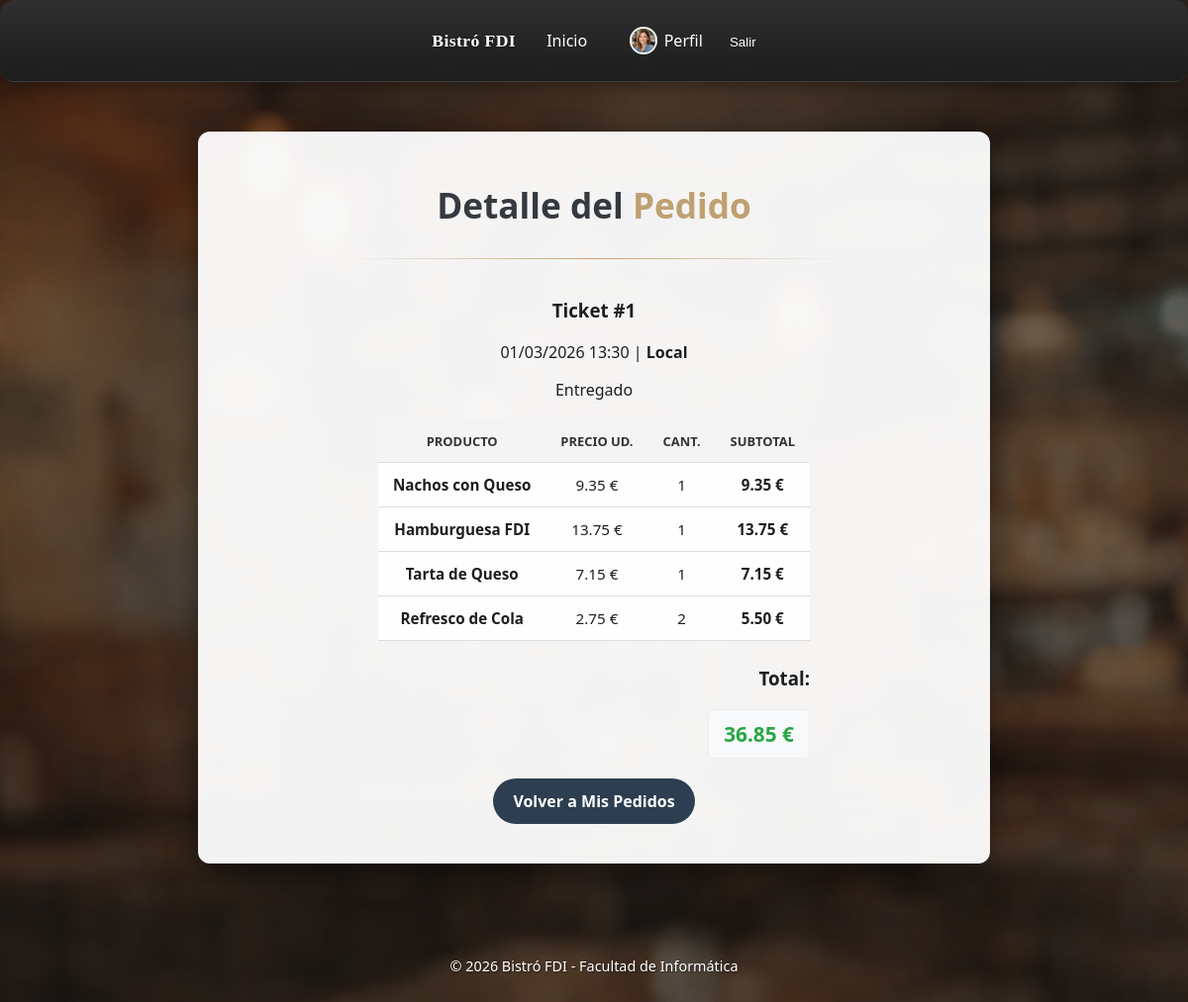
The page /includes/vistas/pedido/detalle_pedido.php?id=1 (signed in) on the database its author committed.
### tables this page shows
CREATE TABLE pedidos (
    id INT AUTO_INCREMENT PRIMARY KEY,
    cliente_id INT NOT NULL,
    cocinero_id INT DEFAULT NULL,
    camarero_id INT DEFAULT NULL,

    numero_pedido INT NOT NULL,

    tipo ENUM('Local', 'Llevar') NOT NULL,
    estado ENUM(
        'Nuevo',
        'Recibido',
        'En preparación',
        'Cocinando',
        'Listo cocina',
        'Terminado',
        'Entregado',
        'Cancelado'
    ) NOT NULL DEFAULT 'Nuevo',

     
    servido_sala TINYINT(1) NOT NULL DEFAULT 0,

    fecha DATETIME NOT NULL DEFAULT CURRENT_TIMESTAMP,
    total DECIMAL(10,2) NOT NULL DEFAULT 0.00,
    descuento_total DECIMAL(10,2) NOT NULL DEFAULT 0.00,
    total_sin_descuento DECIMAL(10,2) NOT NULL DEFAULT 0.00,

    CONSTRAINT fk_pedidos_cliente
        FOREIGN KEY (cliente_id) REFERENCES usuarios(id)
        ON UPDATE CASCADE
        ON DELETE RESTRICT,

    CONSTRAINT fk_pedidos_cocinero
        FOREIGN KEY (cocinero_id) REFERENCES usuarios(id)
        ON UPDATE CASCADE
        ON DELETE SET NULL,

    CONSTRAINT fk_pedidos_camarero
        FOREIGN KEY (camarero_id) REFERENCES usuarios(id)
        ON UPDATE CASCADE
        ON DELETE SET NULL,

    INDEX idx_pedidos_cliente (cliente_id),
    INDEX idx_pedidos_cocinero (cocinero_id),
    INDEX idx_pedidos_camarero (camarero_id),
    INDEX idx_pedidos_estado (estado),
    INDEX idx_pedidos_fecha (fecha),
    INDEX idx_pedidos_numero_fecha (numero_pedido, fecha),
    INDEX idx_pedidos_servido_sala (servido_sala)
);

CREATE TABLE productos (
    id INT AUTO_INCREMENT PRIMARY KEY,
    id_categoria INT NOT NULL,
    nombre VARCHAR(150) NOT NULL,
    descripcion TEXT DEFAULT NULL,
    precio_base DECIMAL(10,2) NOT NULL DEFAULT 0.00,
    stock INT NOT NULL DEFAULT 0,
    imagen VARCHAR(255) DEFAULT NULL,
    iva DECIMAL(5,2) NOT NULL DEFAULT 10.00,
    ofertado TINYINT(1) NOT NULL DEFAULT 0,
    requiere_cocina TINYINT(1) NOT NULL DEFAULT 1,
    disponible TINYINT(1) NOT NULL DEFAULT 1,

    CONSTRAINT fk_productos_categoria
        FOREIGN KEY (id_categoria) REFERENCES categorias(id)
        ON UPDATE CASCADE
        ON DELETE RESTRICT,

    INDEX idx_productos_categoria (id_categoria),
    INDEX idx_productos_disponible (disponible),
    INDEX idx_productos_ofertado (ofertado)
);

### includes/negocio/PedidoDTO.php (called while the page is built, shortened)
<?php
class PedidoDTO
{
    private ?int $numeroPedido;
    private ?string $tipo;
    private ?string $estado;
    private ?string $fecha;
    private float $total;
    public function __construct()
    {
        $this->numeroPedido = null;
        $this->tipo = null;
        $this->estado = null;
        $this->fecha = null;
        $this->total = 0.00;
    }
    public function getNumeroPedido(): ?int
    {
        return $this->numeroPedido;
    }
    public function getTipo(): ?string
    {
        return $this->tipo;
    }
    public function getEstado(): ?string
    {
        return $this->estado;
    }
    public function getFecha(): ?string
    {
        return $this->fecha;
    }
    public function getTotal(): float
    {
        return $this->total;
    }
    public function setNumeroPedido(?int $numeroPedido): void
    {
        $this->numeroPedido = $numeroPedido;
    }
    public function setTipo(?string $tipo): void
    {
        $this->tipo = $tipo;
    }
    public function setEstado(?string $estado): void
    {
        $this->estado = $estado;
    }
    public function setFecha(?string $fecha): void
    {
        $this->fecha = $fecha;
    }
    public function setTotal(float $total): void
    {
        $this->total = $total;
    }
}
?>

### includes/integracion/PedidoDAO.php (called while the page is built, shortened)
<?php
require_once __DIR__ . '/../negocio/PedidoDTO.php';
class PedidoDAO
{
    private mysqli $db;
    public function __construct(mysqli $db)
    {
        $this->db = $db;
    }
    public function buscarPedido(int $idPedido): ?PedidoDTO
    {
        $sql = "SELECT p.*,
                       u.nombre AS nombre_cliente,
                       u.apellidos AS apellidos_cliente,
                       c.nombre AS nombre_cocinero,
                       c.apellidos AS apellidos_cocinero,
                       c.avatar AS avatar_cocinero
                FROM pedidos p
                INNER JOIN usuarios u ON p.cliente_id = u.id
                LEFT JOIN usuarios c ON p.cocinero_id = c.id
                WHERE p.id = ?";
        $stmt = $this->db->prepare($sql);
        $stmt->bind_param('i', $idPedido);
        $stmt->execute();
        $rs = $stmt->get_result();
        $fila = $rs->fetch_assoc();
        return $this->crearPedidoDTODesdeFila($fila);
    }
    public function obtenerProductosDePedido(int $idPedido): array
    {
        $sql = "SELECT p.id AS producto_id,
                       SUM(pp.cantidad) AS cantidad,
                       p.nombre,
                       p.precio_base,
                       p.iva,
                       p.requiere_cocina,
                       MAX(pp.preparado) AS preparado,
                       MAX(ped.servido_sala) AS servido_sala
                FROM pedido_productos pp
                INNER JOIN productos p ON pp.producto_id = p.id
                INNER JOIN pedidos ped ON ped.id = pp.pedido_id
                WHERE pp.pedido_id = ?
                GROUP BY p.id, p.nombre, p.precio_base, p.iva, p.requiere_cocina
                ORDER BY p.id ASC";
        $stmt = $this->db->prepare($sql);
        $stmt->bind_param('i', $idPedido);
        $stmt->execute();
        $rs = $stmt->get_result();
        $productos = [];
        while ($fila = $rs->fetch_assoc()) {
            $productos[] = [
                'producto_id' => (int) $fila['producto_id'],
                'cantidad' => (int) $fila['cantidad'],
                'nombre' => (string) $fila['nombre'],
                'precio_base' => (float) $fila['precio_base'],
                'iva' => (int) $fila['iva'],
                'requiere_cocina' => (int) $fila['requiere_cocina'],
                'preparado' => (int) $fila['preparado'],
                'servido_sala' => (int) $fila['servido_sala'],
            ];
        }
        return $productos;
    }
    private function crearPedidoDTODesdeFila(array $fila): PedidoDTO
    {
        $pedido = new PedidoDTO();
        $pedido->setId(isset($fila['id']) ? (int) $fila['id'] : null);
        $pedido->setClienteId(isset($fila['cliente_id']) ? (int) $fila['cliente_id'] : null);
        $pedido->setCocineroId(isset($fila['cocinero_id']) ? (int) $fila['cocinero_id'] : null);
        $pedido->setNumeroPedido(isset($fila['numero_pedido']) ? (int) $fila['numero_pedido'] : null);
        $pedido->setTipo($fila['tipo'] ?? null);
        $pedido->setEstado($fila['estado'] ?? null);
        $pedido->setFecha($fila['fecha'] ?? null);
        $pedido->setTotal(isset($fila['total']) ? (float) $fila['total'] : 0.0);
        $pedido->setDescuentoTotal(isset($fila['descuento_total']) ? (float) $fila['descuento_total'] : 0.0);
        $pedido->setTotalSinDescuento(isset($fila['total_sin_descuento']) ? (float) $fila['total_sin_descuento'] : 0.0);
        $pedido->setNombreCliente($fila['nombre_cliente'] ?? null);
        $pedido->setApellidosCliente($fila['apellidos_cliente'] ?? null);
        $pedido->setNombreCocinero($fila['nombre_cocinero'] ?? null);
        $pedido->setApellidosCocinero($fila['apellidos_cocinero'] ?? null);
        $pedido->setAvatarCocinero($fila['avatar_cocinero'] ?? null);
        if (method_exists($pedido, 'setServidoSala')) {
            $pedido->setServidoSala(isset($fila['servido_sala']) ? (int) $fila['servido_sala'] : 0);
        }
        return $pedido;
    }
}
?>

### includes/negocio/PedidoServiceApp.php (called while the page is built, shortened)
<?php
require_once __DIR__ . '/../integracion/PedidoDAO.php';
class PedidoServiceApp
{
    private PedidoDAO $pedidoDAO;
    public function __construct(?mysqli $db = null)
    {
        $db = $db ?? Application::getInstance()->conexionBd();
        $this->pedidoDAO = new PedidoDAO($db);
    }
    public function obtenerPedido($idPedido)
    {
        return $this->pedidoDAO->buscarPedido((int) $idPedido);
    }
    public function obtenerProductosDePedido($idPedido): array
    {
        return $this->pedidoDAO->obtenerProductosDePedido((int) $idPedido);
    }
}
?>

### includes/negocio/PedidoController.php (called while the page is built, shortened)
<?php
require_once __DIR__ . "/PedidoServiceApp.php";
require_once __DIR__ . "/PedidoDTO.php";
class PedidoController
{
    private static $instance = null;
    private $service;
    private function __construct()
    {
        $this->service = new PedidoServiceApp();
    }
    public static function getInstance()
    {
        if (self::$instance === null) {
            self::$instance = new PedidoController();
        }
        return self::$instance;
    }
    public function verPedido($idPedido)
    {
        return $this->service->obtenerPedido($idPedido);
    }
    public function obtenerProductosDePedido($idPedido)
    {
        return $this->service->obtenerProductosDePedido($idPedido);
    }
}
?>

### includes/vistas/pedido/detalle_pedido.php (the view, shortened to what this page needs)
<?php
require_once __DIR__ . '/../../negocio/PedidoController.php';
$idPedido = filter_input(INPUT_GET, 'id', FILTER_VALIDATE_INT, [
    'options' => ['min_range' => 1]
]);
$idClienteContexto = filter_input(INPUT_GET, 'id_cliente', FILTER_VALIDATE_INT, [
    'options' => ['min_range' => 1]
]);
$rolUsuario = $_SESSION['rol'] ?? null;
$esPersonal = in_array($rolUsuario, ['gerente', 'camarero', 'cocinero'], true);
$controller = PedidoController::getInstance();
$pedido = $controller->verPedido((int) $idPedido);
$lineasPedido = $controller->obtenerProductosDePedido((int) $idPedido);
$bodyClass = 'f0-body';
$numeroPedido = obtenerDatoPedido($pedido, 'numero_pedido', 'getNumeroPedido');
$idPedidoMostrar = obtenerDatoPedido($pedido, 'id', 'getId');
$fechaPedido = obtenerDatoPedido($pedido, 'fecha', 'getFecha');
$tipoPedido = obtenerDatoPedido($pedido, 'tipo', 'getTipo');
$estadoPedido = obtenerDatoPedido($pedido, 'estado', 'getEstado');
$totalPedido = obtenerDatoPedido($pedido, 'total', 'getTotal');
$numeroMostrar = $numeroPedido !== null ? (string) $numeroPedido : (string) $idPedidoMostrar;
$fechaFormateada = '';
if (is_string($fechaPedido) && $fechaPedido !== '') {
    $timestamp = strtotime($fechaPedido);
    if ($timestamp !== false) {
        $fechaFormateada = date('d/m/Y H:i', $timestamp);
    }
}
?>
<div class="main-bienvenida">
    <section class="tarjeta-presentacion tarjeta-ancha">
        <h1>Detalle del <span>Pedido</span></h1>
        <div class="divisor"></div>
        <div class="mensaje-sesion">
            <div>
                <div>
                    <h3>Ticket #<?= htmlspecialchars($numeroMostrar) ?></h3>
                    <p>
                        <?= htmlspecialchars($fechaFormateada) ?> |
                        <strong><?= htmlspecialchars((string) $tipoPedido) ?></strong>
                    </p>
                </div>
                <div>
                    <span><?= htmlspecialchars((string) $estadoPedido) ?></span>
                </div>
            </div>
            <table class="tabla-pedidos tabla-detalle-pedido-movil">
                <thead>
                    <tr>
                        <th>Producto</th>
                        <th>Precio Ud.</th>
                        <th>Cant.</th>
                        <th>Subtotal</th>
                    </tr>
                </thead>
                <tbody>
                    <?php foreach ($lineasPedido as $linea):
                        $precioBase = (float) ($linea['precio_base'] ?? 0);
                        $iva = (int) ($linea['iva'] ?? 0);
                        $cantidad = (int) ($linea['cantidad'] ?? 0);
                        $nombre = (string) ($linea['nombre'] ?? '');
                        $precioConIva = $precioBase * (1 + ($iva / 100));
                        $subtotalLinea = $precioConIva * $cantidad;
                    ?>
                    <tr>
                        <td data-label="Producto"><strong><?= htmlspecialchars($nombre) ?></strong></td>
                        <td data-label="Precio Ud."><?= number_format($precioConIva, 2) ?> €</td>
                        <td data-label="Cant."><?= $cantidad ?></td>
                        <td data-label="Subtotal"><strong><?= number_format($subtotalLinea, 2) ?> €</strong></td>
                    </tr>
                    <?php endforeach; ?>
                </tbody>
            </table>
            <div class="modal-footer">
                <h3>Total:</h3>
                <div class="precio-modal">
                    <?= number_format((float) $totalPedido, 2) ?> €
                </div>
            </div>
            <div class="contenedor-botones-index">
                <?php if ($rolUsuario === 'cocinero'): ?>
                    <a href="<?= BASE_URL ?>/includes/vistas/cocina/panel_cocina.php" class="btn-login">Volver al Panel de Cocina</a>
                <?php elseif ($esPersonal && $idClienteContexto !== false && $idClienteContexto !== null): ?>
                    <a href="<?= BASE_URL ?>/includes/vistas/pedido/mis_pedidos.php?id_cliente=<?= urlencode((string) $idClienteContexto) ?>" class="btn-login">Volver a Pedidos del Usuario</a>
                <?php elseif ($esPersonal): ?>
                    <a href="<?= BASE_URL ?>/includes/vistas/camarero/panel_camarero.php" class="btn-login">Volver al Panel</a>
                <?php else: ?>
                    <a href="<?= BASE_URL ?>/includes/vistas/pedido/mis_pedidos.php" class="btn-login">Volver a Mis Pedidos</a>
                <?php endif; ?>
            </div>
        </div>
    </section>
</div>
<?php
$contenidoPrincipal = ob_get_clean();
require_once __DIR__ . '/../partials/plantilla.php';
function obtenerDatoPedido($pedido, string $claveArray, string $getter)
{
    if (is_object($pedido) && method_exists($pedido, $getter)) {
        return $pedido->$getter();
    }
    return null;
}
?>

### includes/vistas/partials/plantilla.php (shortened to what this page needs)
<?php
$contenidoPrincipal = $contenidoPrincipal ?? '';
$bodyClass = $bodyClass ?? '';
?>
<!DOCTYPE html>
<html lang="es">
<head>
    <link rel="stylesheet" href="<?= BASE_URL ?>/css/estilos.css">
</head>
<body class="<?= htmlspecialchars($bodyClass) ?>">
    <?php include __DIR__ . '/nav.php'; ?>
    <main>
        <?= $contenidoPrincipal ?>
    </main>
    <?php include __DIR__ . '/footer.php'; ?>
</body>
</html>

### includes/vistas/partials/nav.php (shortened to what this page needs)
<?php
$estaLogueado = isset($_SESSION['id_usuario']);
$avatar = $_SESSION['avatar'] ?? 'img/avatares/default.png';
?>
<nav class="navegacion-principal">
    <a href="<?= BASE_URL ?>/index.php" class="nav-logo">Bistró FDI</a>
    <ul class="nav-lista">
        <li><a href="<?= BASE_URL ?>/index.php">Inicio</a></li>
        <?php if ($estaLogueado): ?>
            <li>
                <a href="<?= BASE_URL ?>/includes/vistas/perfil/perfil.php" class="nav-perfil-link">
                    <img src="<?= BASE_URL ?>/<?= htmlspecialchars($avatar) ?>" alt="Avatar" class="avatar-nav">
                    <span>Perfil</span>
                </a>
            </li>
            <li>
                <form action="<?= BASE_URL ?>/includes/acciones/auth/logout.php" method="post" class="form-logout-nav">
                    <button type="submit" class="nav-perfil-link">Salir</button>
                </form>
            </li>
        <?php else: ?>
            <li><a href="<?= BASE_URL ?>/includes/vistas/auth/login.php">Login</a></li>
            <li><a href="<?= BASE_URL ?>/includes/vistas/auth/registro.php">Registrarse</a></li>
        <?php endif; ?>
    </ul>
</nav>

### includes/vistas/partials/footer.php
<footer class="footer-principal">
    <p>&copy; <?php echo date('Y'); ?> Bistró FDI - Facultad de Informática</p>
</footer>

### rows shown on the page
pedidos: numero_pedido "1", fecha "01/03/2026 13:30", tipo "Local", estado "Entregado", total "36.85"
productos: nombre "Nachos con Queso", precioConIva "9.35", cantidad "1", subtotalLinea "9.35"
productos: nombre "Hamburguesa FDI", precioConIva "13.75", cantidad "1", subtotalLinea "13.75"
productos: nombre "Tarta de Queso", precioConIva "7.15", cantidad "1", subtotalLinea "7.15"
productos: nombre "Refresco de Cola", precioConIva "2.75", cantidad "2", subtotalLinea "5.50"
